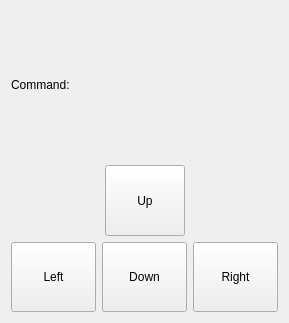
<?xml version="1.0" encoding="UTF-8"?>
<ui version="4.0">
 <class>Wheel</class>
 <widget class="QWidget" name="Wheel">
  <property name="geometry">
   <rect>
    <x>0</x>
    <y>0</y>
    <width>289</width>
    <height>323</height>
   </rect>
  </property>
  <property name="windowTitle">
   <string>gr-remotecar control for HackRF</string>
  </property>
  <layout class="QVBoxLayout" name="verticalLayout_2">
   <item>
    <widget class="QLabel" name="display_label">
     <property name="text">
      <string>Command:</string>
     </property>
    </widget>
   </item>
   <item>
    <layout class="QVBoxLayout" name="verticalLayout">
     <item>
      <layout class="QHBoxLayout" name="horizontalLayout">
       <item>
        <spacer name="horizontalSpacer">
         <property name="orientation">
          <enum>Qt::Horizontal</enum>
         </property>
         <property name="sizeHint" stdset="0">
          <size>
           <width>40</width>
           <height>20</height>
          </size>
         </property>
        </spacer>
       </item>
       <item>
        <widget class="QPushButton" name="upB">
         <property name="sizePolicy">
          <sizepolicy hsizetype="Preferred" vsizetype="Preferred">
           <horstretch>0</horstretch>
           <verstretch>0</verstretch>
          </sizepolicy>
         </property>
         <property name="focusPolicy">
          <enum>Qt::NoFocus</enum>
         </property>
         <property name="text">
          <string>Up</string>
         </property>
        </widget>
       </item>
       <item>
        <spacer name="horizontalSpacer_2">
         <property name="orientation">
          <enum>Qt::Horizontal</enum>
         </property>
         <property name="sizeHint" stdset="0">
          <size>
           <width>40</width>
           <height>20</height>
          </size>
         </property>
        </spacer>
       </item>
      </layout>
     </item>
     <item>
      <layout class="QHBoxLayout" name="horizontalLayout_2">
       <item>
        <widget class="QPushButton" name="leftB">
         <property name="sizePolicy">
          <sizepolicy hsizetype="Preferred" vsizetype="Preferred">
           <horstretch>0</horstretch>
           <verstretch>0</verstretch>
          </sizepolicy>
         </property>
         <property name="focusPolicy">
          <enum>Qt::NoFocus</enum>
         </property>
         <property name="text">
          <string>Left</string>
         </property>
        </widget>
       </item>
       <item>
        <widget class="QPushButton" name="downB">
         <property name="sizePolicy">
          <sizepolicy hsizetype="Preferred" vsizetype="Preferred">
           <horstretch>0</horstretch>
           <verstretch>0</verstretch>
          </sizepolicy>
         </property>
         <property name="focusPolicy">
          <enum>Qt::NoFocus</enum>
         </property>
         <property name="text">
          <string>Down</string>
         </property>
        </widget>
       </item>
       <item>
        <widget class="QPushButton" name="rightB">
         <property name="sizePolicy">
          <sizepolicy hsizetype="Preferred" vsizetype="Preferred">
           <horstretch>0</horstretch>
           <verstretch>0</verstretch>
          </sizepolicy>
         </property>
         <property name="focusPolicy">
          <enum>Qt::NoFocus</enum>
         </property>
         <property name="text">
          <string>Right</string>
         </property>
        </widget>
       </item>
      </layout>
     </item>
    </layout>
   </item>
  </layout>
 </widget>
 <resources/>
 <connections/>
</ui>
